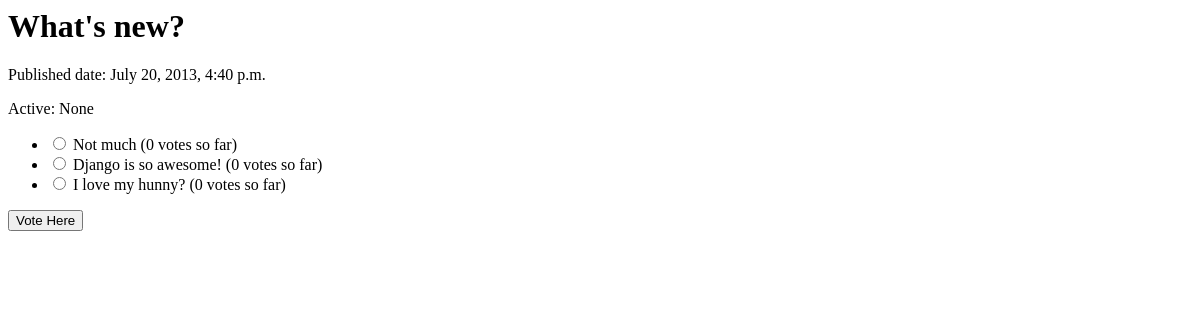
/polls/1/, run on an earlier commit of the app's database.
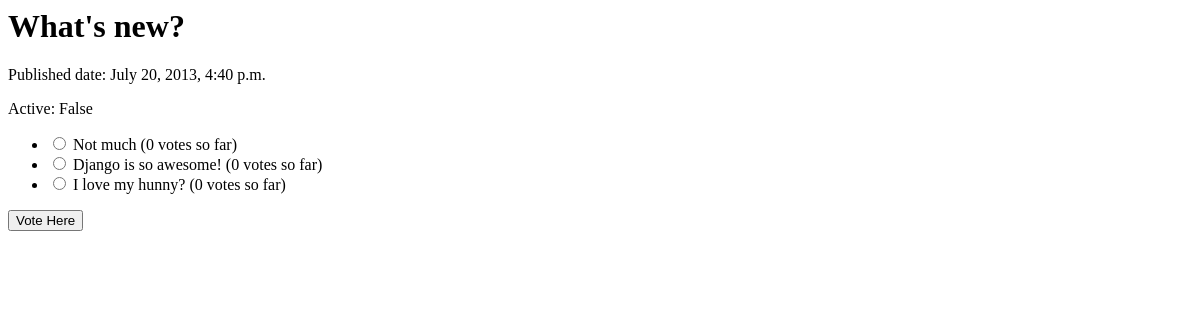
And on a later commit of the database.
### polls/models.py (models this page shows, shortened)
class Poll(models.Model):
    question = models.CharField(max_length=200)
    pub_date = models.DateTimeField('date published')
    slug     = models.SlugField()
    active   = models.BooleanField()
    created  = models.DateTimeField(auto_now_add=True) #

### polls/views.py (the view)
# urls.py: url(r'^(?P<pk>\d+)/$', views.DetailView.as_view(), name='detail'),
class DetailView(generic.DetailView):
    template_name = 'polls/detail.html'
    model = Poll

### polls/templates/polls/detail.html (shortened to what this page needs)
<h1>{{ poll.question }}</h1>
<p>Published date: {{ poll.pub_date }}</p>
<p>Active: {{ poll.active }}</p>
<form action="{% url 'polls:vote' poll.id %}" method="post">
<ul>
{% for choice in poll.choice_set.all %}
    <li><input type="radio" name="choice" id="choice{{ forloop.counter }}" value="{{ choice.id }}" />
    <label for="choice{{ forloop.counter }}">{{ choice.choice_text }} ({{ choice.votes}} vote{{ choice.votes|pluralize }}  so far)</label></li>
{% endfor %}
</ul>
<input type="submit" value="Vote Here">
</form>

What changed in the data, as far as the page shows it:
changed Poll "What's new?": active "None" → "False"
